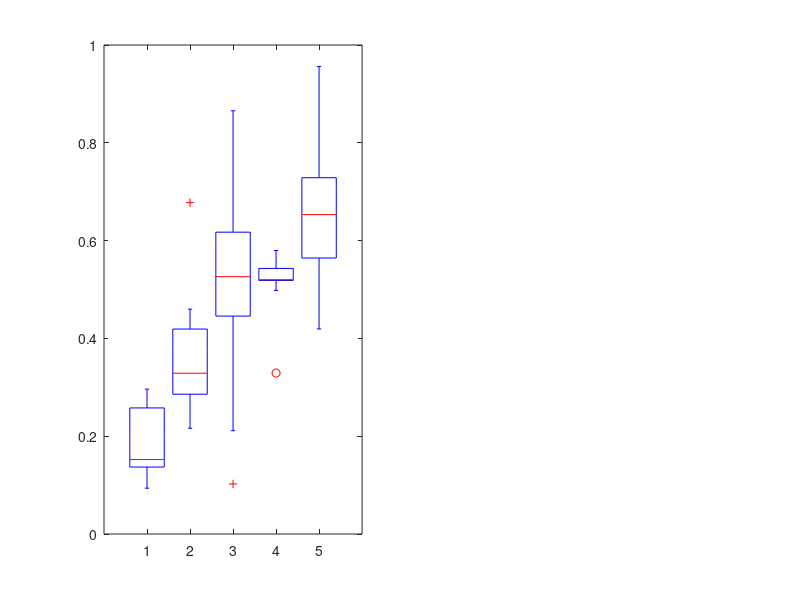

Write the MATLAB code that produced this figure. (Note: this script raises an error after producing the figure.)
IGD_m=[
    0.1204    0.4058    0.4253    0.5197    0.4816
    0.2600    0.4054    0.5876    0.5293    0.6411
    0.1250    0.2659    0.5765    0.5197    0.7286
    0.1533    0.3296    0.1024    0.5302    0.4968
    0.2571    0.4351    0.4256    0.4982    0.4982
    0.1381    0.4163    0.4791    0.3291    0.6300
    0.1489    0.2359    0.6237    0.5509    0.6652
    0.1486    0.2163    0.5305    0.5497    0.5787
    0.1512    0.2177    0.4518    0.5205    0.8495
    0.1372    0.4276    0.2113    0.4982    0.7284
    0.1205    0.2781    0.6876    0.5565    0.6402
    0.2694    0.4403    0.4272    0.5151    0.7298
    0.2732    0.3221    0.5220    0.5113    0.7295
    0.2962    0.4598    0.6151    0.5197    0.4194
    0.1720    0.4079    0.7824    0.5797    0.6654
    0.0937    0.6776    0.6073    0.5293    0.5215
    0.2112    0.3281    0.5016    0.5197    0.6300
    0.2739    0.3266    0.5207    0.5197    0.6654
    0.1856    0.2885    0.6847    0.5409    0.7286
    0.1361    0.3087    0.8655    0.5675    0.9559
];

HV_m=[
    0.4337    0.2619    0.3538    0.3387    0.0158
    0.6463    0.2998    0.1815    0.4079    0.0517
    0.5594    0.3388    0.2982    0.4281    0.0458
    0.4494    0.2331    0.1352    0.4063    0.0271
    0.4919    0.2838    0.0647    0.4238    0.0795
    0.4721    0.2482    0.2485    0.2617    0.0538
    0.5316    0.2329    0.2442    0.2515    0.0475
    0.4924    0.0915    0.2867    0.0600    0.0221
    0.5957    0.1454    0.2306    0.4536    0.0243
    0.5982    0.3100    0.2431    0.1712    0.0459
    0.5929    0.2307    0.0901    0.4162    0.0518
    0.5729    0.2467    0.4412    0.3065    0.0208
    0.5312    0.2848    0.0128    0.4571    0.0457
    0.5959    0.3986    0.4215    0.4452    0.2594
    0.4481    0.0481    0.2426    0.4390    0.0475
    0.5037    0.0841    0.3730    0.4014    0.0910
    0.5338    0.3217    0.1554    0.2420    0.0538
    0.6115    0.2167    0.3750    0.4547    0.0474
    0.6106    0.1091    0.2658    0.3397    0.0458
    0.6025    0.3532    0.3151    0.3564    0.0226];
Fddd=min(IGD_m);     %IGD最小值
Fddd1=mean(IGD_m);   %IGD平均值
Feee=max(HV_m);      %HV最大值
Feee1=mean(HV_m);    %HV平均值

zhibiao111=[Fddd;Fddd1;Feee;Feee1];

HV_3=HV_m;

[~,a]=min(min(IGD_m));
[~,a1]=min(mean(IGD_m));

[~,c]=max(max(HV_m));
[~,c1]=max(mean(HV_m));

IGD_m   
HV_m
%% 处理IGD
means_igd = mean(IGD_m )
mins_igd = min(IGD_m )


%% 处理HV
means_hv = mean(HV_m)
max_hv = max(HV_m)


[a,a1,c,c1]    %排名

[~,ww1]=sort(min(IGD_m));
[~,ww2]=sort(mean(IGD_m));
[~,ww3]=sort(max(HV_m));
[~,ww4]=sort(mean(HV_m));

format long   %kstest2
[h1,p1,k]=ranksum(HV_m(:,1),HV_m(:,2),0.05);
[h2,p2,k]=ranksum(HV_m(:,1),HV_m(:,3),0.05);
[h3,p3,k]=ranksum(HV_m(:,1),HV_m(:,4),0.05);
[h4,p4,k]=ranksum(HV_m(:,1),HV_m(:,5),0.05);
w9=[p1,p2,p3,p4];
m9=[h1,h2,h3,h4];
kHV=double([m9])

[h1,p1,k]=ranksum(IGD_m(:,1),IGD_m(:,2),0.05);
[h2,p2,k]=ranksum(IGD_m(:,1),IGD_m(:,3),0.05);
[h3,p3,k]=ranksum(IGD_m(:,1),IGD_m(:,4),0.05);
[h4,p4,k]=ranksum(IGD_m(:,1),IGD_m(:,5),0.05);
w9=[p1,p2,p3,p4];
z9=[h1,h2,h3,h4];
kIGD=double([z9])

zhibiao_last1(:,1)=IGD_m(:,1);
zhibiao_last1(:,3)=IGD_m(:,2);
zhibiao_last1(:,5)=IGD_m(:,3);
zhibiao_last1(:,7)=IGD_m(:,4);
zhibiao_last1(:,9)=IGD_m(:,5);

zhibiao_last1(:,2)=HV_m(:,1);
zhibiao_last1(:,4)=HV_m(:,2);
zhibiao_last1(:,6)=HV_m(:,3);
zhibiao_last1(:,8)=HV_m(:,4);
zhibiao_last1(:,10)=HV_m(:,5);

figure 
zhibiao=zhibiao_last1;
IGD=zeros(20,5);
IGD(:,1)=zhibiao(:,1);
IGD(:,2)=zhibiao(:,3);
IGD(:,3)=zhibiao(:,5);
IGD(:,4)=zhibiao(:,7);
IGD(:,5)=zhibiao(:,9);

HV=zeros(20,5);
HV(:,1)=zhibiao(:,2);
HV(:,2)=zhibiao(:,4);
HV(:,3)=zhibiao(:,6);
HV(:,4)=zhibiao(:,8);
HV(:,5)=zhibiao(:,10);

subplot(1,2,1)
h=boxplot(IGD);
g = gca;
line=g.Children.Children;
line(1).Color ='b';
line(2).Color ='b';
line(3).Color ='b';
line(4).Color ='b'; %最下面的线
line(5).Color ='b';
line(6).Color ='r';
line(7).Color ='r';
line(8).Color ='r';
line(9).Color ='r';
line(10).Color ='r';
line(11).Color ='b'; %最下面的线
line(12).Color ='b';
line(13).Color ='b';
line(14).Color ='b';
line(15).Color ='b';
line(16).Color ='k';
line(17).Color ='k';
line(18).Color ='k'; %最下面的线
line(19).Color ='k';
line(20).Color ='k';
line(21).Color ='k';
set(h,'Linewidth',1.5');
set(gca,'XTickLabel',{'QDS-KOA','KOA','NSGAII','VNS-NSGAII','GSA'})
ylabel('IGD')

subplot(1,2,2)
n=boxplot(HV);
g2 = gca;
line1=g2.Children.Children;
line(1).Color ='b';
line(2).Color ='b';
line(3).Color ='b';
line(4).Color ='b'; %最下面的线
line(5).Color ='b';
line(6).Color ='r';
line(7).Color ='r';
line(8).Color ='r';
line(9).Color ='r';
line(10).Color ='r';
line(11).Color ='b'; %最下面的线
line(12).Color ='b';
line(13).Color ='b';
line(14).Color ='b';
line(15).Color ='b';
line(16).Color ='k';
line(17).Color ='k';
line(18).Color ='k'; %最下面的线
line(19).Color ='k';
line(20).Color ='k';
line(21).Color ='k';
set(n,'Linewidth',1.5');
set(gca,'XTickLabel',{'QDS-KOA','KOA','NSGAII','VNS-NSGAII','GSA'})
% set(gca,'YTickLabel','S');
ylabel('HV')


